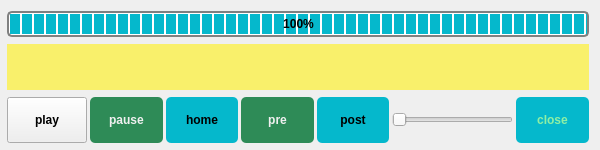
<?xml version="1.0" encoding="UTF-8"?>
<ui version="4.0">
 <class>Widget</class>
 <widget class="QWidget" name="Widget">
  <property name="geometry">
   <rect>
    <x>0</x>
    <y>0</y>
    <width>600</width>
    <height>150</height>
   </rect>
  </property>
  <property name="sizePolicy">
   <sizepolicy hsizetype="Fixed" vsizetype="Fixed">
    <horstretch>0</horstretch>
    <verstretch>0</verstretch>
   </sizepolicy>
  </property>
  <property name="font">
   <font>
    <italic>false</italic>
    <bold>true</bold>
   </font>
  </property>
  <property name="windowTitle">
   <string>niko player</string>
  </property>
  <property name="styleSheet">
   <string notr="true"/>
  </property>
  <layout class="QGridLayout" name="gridLayout">
   <property name="leftMargin">
    <number>7</number>
   </property>
   <property name="bottomMargin">
    <number>7</number>
   </property>
   <property name="verticalSpacing">
    <number>7</number>
   </property>
   <item row="0" column="0">
    <widget class="QProgressBar" name="progress">
     <property name="font">
      <font>
       <italic>false</italic>
       <bold>true</bold>
      </font>
     </property>
     <property name="styleSheet">
      <string notr="true">QProgressBar {
    border: 2px solid grey;
    border-radius: 5px;
}

QProgressBar::chunk {
    background-color: #05B8CC;
     width: 10px;
    margin: 0.5px;
}</string>
     </property>
     <property name="value">
      <number>100</number>
     </property>
     <property name="alignment">
      <set>Qt::AlignCenter</set>
     </property>
    </widget>
   </item>
   <item row="1" column="0">
    <widget class="QLineEdit" name="ed">
     <property name="sizePolicy">
      <sizepolicy hsizetype="Expanding" vsizetype="Expanding">
       <horstretch>0</horstretch>
       <verstretch>0</verstretch>
      </sizepolicy>
     </property>
     <property name="cursor">
      <cursorShape>ArrowCursor</cursorShape>
     </property>
     <property name="focusPolicy">
      <enum>Qt::NoFocus</enum>
     </property>
     <property name="styleSheet">
      <string notr="true">background-color: rgb(249, 240, 107);</string>
     </property>
     <property name="frame">
      <bool>false</bool>
     </property>
     <property name="alignment">
      <set>Qt::AlignCenter</set>
     </property>
    </widget>
   </item>
   <item row="2" column="0">
    <layout class="QHBoxLayout" name="horizontalLayout_2" stretch="3,3,3,3,3,5,3">
     <property name="spacing">
      <number>3</number>
     </property>
     <property name="sizeConstraint">
      <enum>QLayout::SetDefaultConstraint</enum>
     </property>
     <property name="leftMargin">
      <number>0</number>
     </property>
     <property name="topMargin">
      <number>0</number>
     </property>
     <property name="rightMargin">
      <number>0</number>
     </property>
     <property name="bottomMargin">
      <number>0</number>
     </property>
     <item>
      <widget class="QPushButton" name="playbtn">
       <property name="sizePolicy">
        <sizepolicy hsizetype="Minimum" vsizetype="Expanding">
         <horstretch>0</horstretch>
         <verstretch>0</verstretch>
        </sizepolicy>
       </property>
       <property name="focusPolicy">
        <enum>Qt::ClickFocus</enum>
       </property>
       <property name="styleSheet">
        <string notr="true">background-color: #05B8CC;
border-radius: 5px;
pressed {
	font-size: 25px;
}</string>
       </property>
       <property name="text">
        <string>play</string>
       </property>
      </widget>
     </item>
     <item>
      <widget class="QPushButton" name="pausebtn">
       <property name="sizePolicy">
        <sizepolicy hsizetype="Minimum" vsizetype="Expanding">
         <horstretch>0</horstretch>
         <verstretch>0</verstretch>
        </sizepolicy>
       </property>
       <property name="styleSheet">
        <string notr="true">background-color:  	#2E8B57;
border-radius: 5px;
color: rgb(240, 240,240);</string>
       </property>
       <property name="text">
        <string>pause</string>
       </property>
      </widget>
     </item>
     <item>
      <widget class="QPushButton" name="homebtn">
       <property name="sizePolicy">
        <sizepolicy hsizetype="Minimum" vsizetype="Expanding">
         <horstretch>0</horstretch>
         <verstretch>0</verstretch>
        </sizepolicy>
       </property>
       <property name="styleSheet">
        <string notr="true">background-color: #05B8CC;
border-radius: 5px;</string>
       </property>
       <property name="text">
        <string>home</string>
       </property>
      </widget>
     </item>
     <item>
      <widget class="QPushButton" name="prebtn">
       <property name="sizePolicy">
        <sizepolicy hsizetype="Minimum" vsizetype="Expanding">
         <horstretch>0</horstretch>
         <verstretch>0</verstretch>
        </sizepolicy>
       </property>
       <property name="styleSheet">
        <string notr="true">background-color: #2E8B57;
border-radius: 5px;
color: rgb(240, 240,240);</string>
       </property>
       <property name="text">
        <string>pre</string>
       </property>
      </widget>
     </item>
     <item>
      <widget class="QPushButton" name="postbtn">
       <property name="sizePolicy">
        <sizepolicy hsizetype="Minimum" vsizetype="Expanding">
         <horstretch>0</horstretch>
         <verstretch>0</verstretch>
        </sizepolicy>
       </property>
       <property name="styleSheet">
        <string notr="true">background-color: #05B8CC;
border-radius: 5px;</string>
       </property>
       <property name="text">
        <string>post</string>
       </property>
      </widget>
     </item>
     <item>
      <widget class="QSlider" name="volume">
       <property name="sizePolicy">
        <sizepolicy hsizetype="Expanding" vsizetype="Expanding">
         <horstretch>0</horstretch>
         <verstretch>0</verstretch>
        </sizepolicy>
       </property>
       <property name="orientation">
        <enum>Qt::Horizontal</enum>
       </property>
      </widget>
     </item>
     <item>
      <widget class="QPushButton" name="closebtn">
       <property name="sizePolicy">
        <sizepolicy hsizetype="Minimum" vsizetype="Expanding">
         <horstretch>0</horstretch>
         <verstretch>0</verstretch>
        </sizepolicy>
       </property>
       <property name="styleSheet">
        <string notr="true">background-color: #05B8CC;
border-radius: 5px;
color: rgb(143, 240, 164);</string>
       </property>
       <property name="text">
        <string>close</string>
       </property>
      </widget>
     </item>
    </layout>
   </item>
  </layout>
 </widget>
 <resources/>
 <connections/>
</ui>
